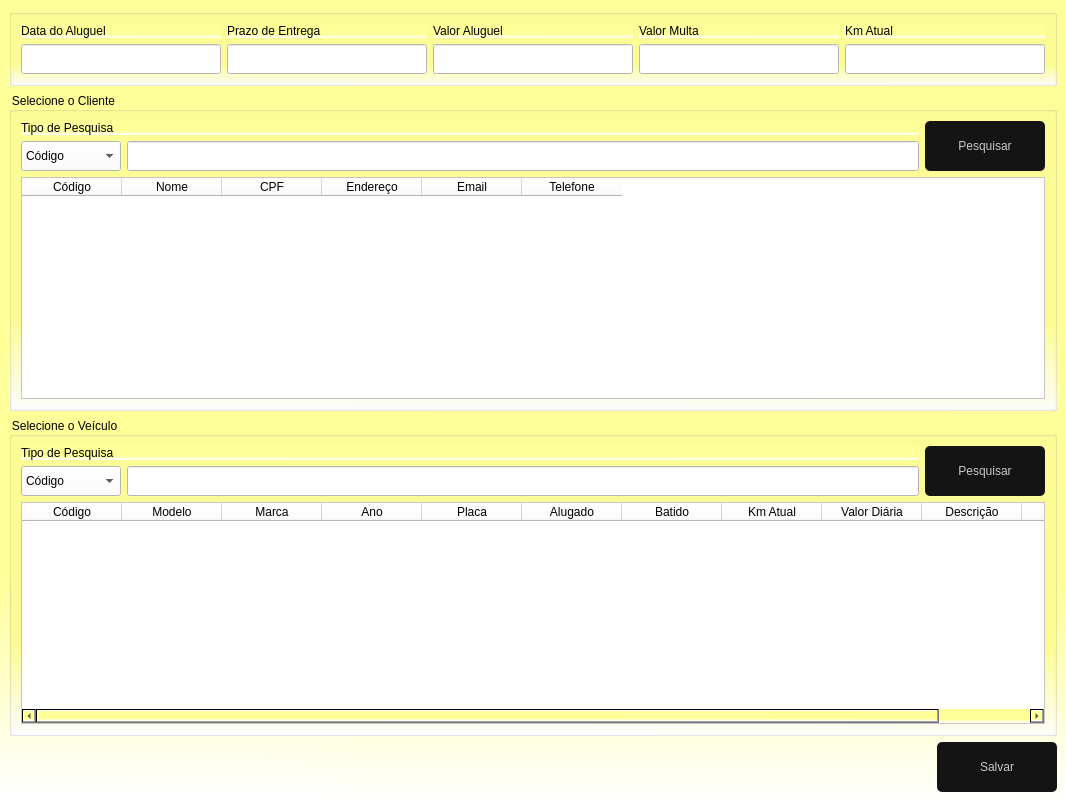
<?xml version="1.0" encoding="UTF-8"?>
<ui version="4.0">
 <class>FrmAluguel</class>
 <widget class="QMainWindow" name="FrmAluguel">
  <property name="geometry">
   <rect>
    <x>0</x>
    <y>0</y>
    <width>1066</width>
    <height>801</height>
   </rect>
  </property>
  <property name="minimumSize">
   <size>
    <width>1066</width>
    <height>801</height>
   </size>
  </property>
  <property name="windowTitle">
   <string>Aluguel de Veículos</string>
  </property>
  <property name="windowIcon">
   <iconset>
    <normaloff>../../Imagens/Aluguel_veiculo_preto.png</normaloff>../../Imagens/Aluguel_veiculo_preto.png</iconset>
  </property>
  <property name="styleSheet">
   <string notr="true">background-color: qlineargradient(spread:pad, x1:0.508, y1:0.727, x2:0.505, y2:1, stop:0 rgba(255, 255, 153, 255), stop:1 rgba(255, 255, 255, 255));</string>
  </property>
  <widget class="QWidget" name="centralwidget">
   <layout class="QGridLayout" name="gridLayout">
    <item row="0" column="0">
     <widget class="QGroupBox" name="groupBox">
      <property name="styleSheet">
       <string notr="true">font: 87 10pt &quot;Arial&quot;;</string>
      </property>
      <property name="title">
       <string/>
      </property>
      <layout class="QGridLayout" name="gridLayout_2">
       <item row="0" column="0">
        <widget class="QLabel" name="label">
         <property name="text">
          <string>Data do Aluguel</string>
         </property>
        </widget>
       </item>
       <item row="1" column="2">
        <widget class="QLineEdit" name="EdtValor">
         <property name="minimumSize">
          <size>
           <width>0</width>
           <height>30</height>
          </size>
         </property>
         <property name="styleSheet">
          <string notr="true">background-color: rgb(255, 255, 255);</string>
         </property>
        </widget>
       </item>
       <item row="0" column="3">
        <widget class="QLabel" name="label_5">
         <property name="text">
          <string>Valor Multa</string>
         </property>
        </widget>
       </item>
       <item row="1" column="1">
        <widget class="QLineEdit" name="EdtPrazo">
         <property name="minimumSize">
          <size>
           <width>0</width>
           <height>30</height>
          </size>
         </property>
         <property name="styleSheet">
          <string notr="true">background-color: rgb(255, 255, 255);</string>
         </property>
        </widget>
       </item>
       <item row="1" column="3">
        <widget class="QLineEdit" name="EdtMulta">
         <property name="minimumSize">
          <size>
           <width>0</width>
           <height>30</height>
          </size>
         </property>
         <property name="styleSheet">
          <string notr="true">background-color: rgb(255, 255, 255);</string>
         </property>
        </widget>
       </item>
       <item row="0" column="2">
        <widget class="QLabel" name="label_4">
         <property name="text">
          <string>Valor Aluguel</string>
         </property>
        </widget>
       </item>
       <item row="1" column="0">
        <widget class="QLineEdit" name="EdtDataAluguel">
         <property name="minimumSize">
          <size>
           <width>0</width>
           <height>30</height>
          </size>
         </property>
         <property name="styleSheet">
          <string notr="true">background-color: rgb(255, 255, 255);</string>
         </property>
        </widget>
       </item>
       <item row="0" column="1">
        <widget class="QLabel" name="label_2">
         <property name="text">
          <string>Prazo de Entrega</string>
         </property>
        </widget>
       </item>
       <item row="0" column="4">
        <widget class="QLabel" name="label_6">
         <property name="text">
          <string>Km Atual</string>
         </property>
        </widget>
       </item>
       <item row="1" column="4">
        <widget class="QLineEdit" name="EdtkmEntrada">
         <property name="minimumSize">
          <size>
           <width>0</width>
           <height>30</height>
          </size>
         </property>
         <property name="styleSheet">
          <string notr="true">background-color: rgb(255, 255, 255);</string>
         </property>
        </widget>
       </item>
      </layout>
     </widget>
    </item>
    <item row="1" column="0">
     <widget class="QGroupBox" name="groupBox_2">
      <property name="styleSheet">
       <string notr="true">font: 87 10pt &quot;Arial&quot;;</string>
      </property>
      <property name="title">
       <string>Selecione o Cliente</string>
      </property>
      <layout class="QGridLayout" name="gridLayout_3">
       <item row="0" column="2" rowspan="2">
        <widget class="QPushButton" name="btnPesqVeic">
         <property name="enabled">
          <bool>true</bool>
         </property>
         <property name="minimumSize">
          <size>
           <width>120</width>
           <height>50</height>
          </size>
         </property>
         <property name="maximumSize">
          <size>
           <width>120</width>
           <height>50</height>
          </size>
         </property>
         <property name="cursor">
          <cursorShape>PointingHandCursor</cursorShape>
         </property>
         <property name="styleSheet">
          <string notr="true">QPushButton{
border-radius: 5px;
background-color: rgb(20,20,20);
color:rgb(200,200,200);
font: 87 12pt &quot;Arial&quot;;
}

QPushButton:hover{ 
background-color:rgb(0, 0, 0);
color: rbg(200,200,200)
}

QPushButton:pressed{
background-color:rgb(0,0,30);
color:rbg(200,200,200)
}

</string>
         </property>
         <property name="text">
          <string>Pesquisar</string>
         </property>
         <property name="icon">
          <iconset>
           <normaloff>../../Imagens/Pesquisar.png</normaloff>../../Imagens/Pesquisar.png</iconset>
         </property>
         <property name="iconSize">
          <size>
           <width>30</width>
           <height>30</height>
          </size>
         </property>
        </widget>
       </item>
       <item row="0" column="0" colspan="2">
        <widget class="QLabel" name="label_8">
         <property name="text">
          <string>Tipo de Pesquisa</string>
         </property>
        </widget>
       </item>
       <item row="1" column="1">
        <widget class="QLineEdit" name="EdtPesqCliente">
         <property name="minimumSize">
          <size>
           <width>0</width>
           <height>30</height>
          </size>
         </property>
         <property name="styleSheet">
          <string notr="true">background-color: rgb(255, 255, 255);</string>
         </property>
        </widget>
       </item>
       <item row="1" column="0">
        <widget class="QComboBox" name="cbPesqCliente">
         <property name="minimumSize">
          <size>
           <width>100</width>
           <height>30</height>
          </size>
         </property>
         <property name="cursor">
          <cursorShape>PointingHandCursor</cursorShape>
         </property>
         <property name="styleSheet">
          <string notr="true">background-color: rgb(255, 255, 255)</string>
         </property>
         <item>
          <property name="text">
           <string>Código</string>
          </property>
         </item>
         <item>
          <property name="text">
           <string>Nome</string>
          </property>
         </item>
         <item>
          <property name="text">
           <string>CPF</string>
          </property>
         </item>
        </widget>
       </item>
       <item row="2" column="0" colspan="3">
        <widget class="QTableWidget" name="gridCliente">
         <property name="sizePolicy">
          <sizepolicy hsizetype="Expanding" vsizetype="Expanding">
           <horstretch>0</horstretch>
           <verstretch>0</verstretch>
          </sizepolicy>
         </property>
         <property name="styleSheet">
          <string notr="true">background-color: rgb(255, 255, 255);
alternate-background-color: rgb(255, 255, 255);
border-color: rgb(4, 4, 4);</string>
         </property>
         <property name="textElideMode">
          <enum>Qt::ElideMiddle</enum>
         </property>
         <property name="showGrid">
          <bool>true</bool>
         </property>
         <property name="gridStyle">
          <enum>Qt::SolidLine</enum>
         </property>
         <column>
          <property name="text">
           <string>Código</string>
          </property>
          <property name="textAlignment">
           <set>AlignCenter</set>
          </property>
         </column>
         <column>
          <property name="text">
           <string>Nome</string>
          </property>
          <property name="textAlignment">
           <set>AlignCenter</set>
          </property>
         </column>
         <column>
          <property name="text">
           <string>CPF</string>
          </property>
          <property name="textAlignment">
           <set>AlignCenter</set>
          </property>
         </column>
         <column>
          <property name="text">
           <string>Endereço</string>
          </property>
          <property name="textAlignment">
           <set>AlignCenter</set>
          </property>
         </column>
         <column>
          <property name="text">
           <string>Email</string>
          </property>
          <property name="textAlignment">
           <set>AlignCenter</set>
          </property>
         </column>
         <column>
          <property name="text">
           <string>Telefone</string>
          </property>
          <property name="textAlignment">
           <set>AlignCenter</set>
          </property>
         </column>
        </widget>
       </item>
      </layout>
     </widget>
    </item>
    <item row="2" column="0">
     <widget class="QGroupBox" name="groupBox_3">
      <property name="styleSheet">
       <string notr="true">font: 87 10pt &quot;Arial&quot;;</string>
      </property>
      <property name="title">
       <string>Selecione o Veículo</string>
      </property>
      <layout class="QGridLayout" name="gridLayout_4">
       <item row="0" column="0" colspan="2">
        <widget class="QLabel" name="label_9">
         <property name="text">
          <string>Tipo de Pesquisa</string>
         </property>
        </widget>
       </item>
       <item row="0" column="2" rowspan="2">
        <widget class="QPushButton" name="btnPesqVeic_2">
         <property name="minimumSize">
          <size>
           <width>120</width>
           <height>50</height>
          </size>
         </property>
         <property name="maximumSize">
          <size>
           <width>120</width>
           <height>50</height>
          </size>
         </property>
         <property name="cursor">
          <cursorShape>PointingHandCursor</cursorShape>
         </property>
         <property name="styleSheet">
          <string notr="true">QPushButton{
border-radius: 5px;
background-color: rgb(20,20,20);
color:rgb(200,200,200);
font: 87 12pt &quot;Arial&quot;;
}

QPushButton:hover{ 
background-color:rgb(0, 0, 0);
color: rbg(200,200,200)
}

QPushButton:pressed{
background-color:rgb(0,0,30);
color:rbg(200,200,200)
}

</string>
         </property>
         <property name="text">
          <string>Pesquisar</string>
         </property>
         <property name="icon">
          <iconset>
           <normaloff>../../Imagens/Pesquisar.png</normaloff>../../Imagens/Pesquisar.png</iconset>
         </property>
         <property name="iconSize">
          <size>
           <width>30</width>
           <height>30</height>
          </size>
         </property>
        </widget>
       </item>
       <item row="1" column="0">
        <widget class="QComboBox" name="cbPesqVeic">
         <property name="minimumSize">
          <size>
           <width>100</width>
           <height>30</height>
          </size>
         </property>
         <property name="maximumSize">
          <size>
           <width>100</width>
           <height>30</height>
          </size>
         </property>
         <property name="cursor">
          <cursorShape>PointingHandCursor</cursorShape>
         </property>
         <property name="styleSheet">
          <string notr="true">background-color:rgb(255, 255, 255)</string>
         </property>
         <item>
          <property name="text">
           <string>Código</string>
          </property>
         </item>
         <item>
          <property name="text">
           <string>Marca</string>
          </property>
         </item>
         <item>
          <property name="text">
           <string>Modelo</string>
          </property>
         </item>
         <item>
          <property name="text">
           <string>Disponível</string>
          </property>
         </item>
         <item>
          <property name="text">
           <string>Alugado</string>
          </property>
         </item>
        </widget>
       </item>
       <item row="3" column="0" colspan="3">
        <widget class="QTableWidget" name="gridVeiculo">
         <property name="styleSheet">
          <string notr="true">background-color: rgb(255, 255, 255);
alternate-background-color: rgb(255, 255, 255);</string>
         </property>
         <column>
          <property name="text">
           <string>Código</string>
          </property>
          <property name="textAlignment">
           <set>AlignCenter</set>
          </property>
         </column>
         <column>
          <property name="text">
           <string>Modelo</string>
          </property>
          <property name="textAlignment">
           <set>AlignCenter</set>
          </property>
         </column>
         <column>
          <property name="text">
           <string>Marca</string>
          </property>
          <property name="textAlignment">
           <set>AlignCenter</set>
          </property>
         </column>
         <column>
          <property name="text">
           <string>Ano</string>
          </property>
          <property name="textAlignment">
           <set>AlignCenter</set>
          </property>
         </column>
         <column>
          <property name="text">
           <string>Placa</string>
          </property>
          <property name="textAlignment">
           <set>AlignCenter</set>
          </property>
         </column>
         <column>
          <property name="text">
           <string>Alugado</string>
          </property>
          <property name="textAlignment">
           <set>AlignCenter</set>
          </property>
         </column>
         <column>
          <property name="text">
           <string>Batido</string>
          </property>
          <property name="textAlignment">
           <set>AlignCenter</set>
          </property>
         </column>
         <column>
          <property name="text">
           <string>Km Atual</string>
          </property>
          <property name="textAlignment">
           <set>AlignCenter</set>
          </property>
         </column>
         <column>
          <property name="text">
           <string>Valor Diária</string>
          </property>
          <property name="textAlignment">
           <set>AlignCenter</set>
          </property>
         </column>
         <column>
          <property name="text">
           <string>Descrição</string>
          </property>
          <property name="textAlignment">
           <set>AlignCenter</set>
          </property>
         </column>
         <column>
          <property name="text">
           <string>Tipo</string>
          </property>
          <property name="textAlignment">
           <set>AlignCenter</set>
          </property>
         </column>
        </widget>
       </item>
       <item row="1" column="1">
        <widget class="QLineEdit" name="EdtPesqVeiculo">
         <property name="minimumSize">
          <size>
           <width>0</width>
           <height>30</height>
          </size>
         </property>
         <property name="styleSheet">
          <string notr="true">background-color: rgb(255, 255, 255);</string>
         </property>
        </widget>
       </item>
      </layout>
     </widget>
    </item>
    <item row="3" column="0" alignment="Qt::AlignRight">
     <widget class="QPushButton" name="btnSalvar">
      <property name="enabled">
       <bool>false</bool>
      </property>
      <property name="minimumSize">
       <size>
        <width>120</width>
        <height>50</height>
       </size>
      </property>
      <property name="maximumSize">
       <size>
        <width>120</width>
        <height>50</height>
       </size>
      </property>
      <property name="cursor">
       <cursorShape>PointingHandCursor</cursorShape>
      </property>
      <property name="autoFillBackground">
       <bool>false</bool>
      </property>
      <property name="styleSheet">
       <string notr="true">QPushButton{
border-radius: 5px;
background-color: rgb(20,20,20);
color:rgb(200,200,200);
font: 87 12pt &quot;Arial&quot;;
}

QPushButton:hover{ 
background-color:rgb(0, 0, 0);
color: rbg(200,200,200)
}

QPushButton:pressed{
background-color:rgb(0,0,30);
color:rbg(200,200,200)
}

</string>
      </property>
      <property name="text">
       <string>Salvar</string>
      </property>
      <property name="icon">
       <iconset>
        <normaloff>../../Imagens/Salvar.png</normaloff>../../Imagens/Salvar.png</iconset>
      </property>
      <property name="iconSize">
       <size>
        <width>35</width>
        <height>35</height>
       </size>
      </property>
     </widget>
    </item>
   </layout>
  </widget>
 </widget>
 <resources/>
 <connections/>
</ui>
